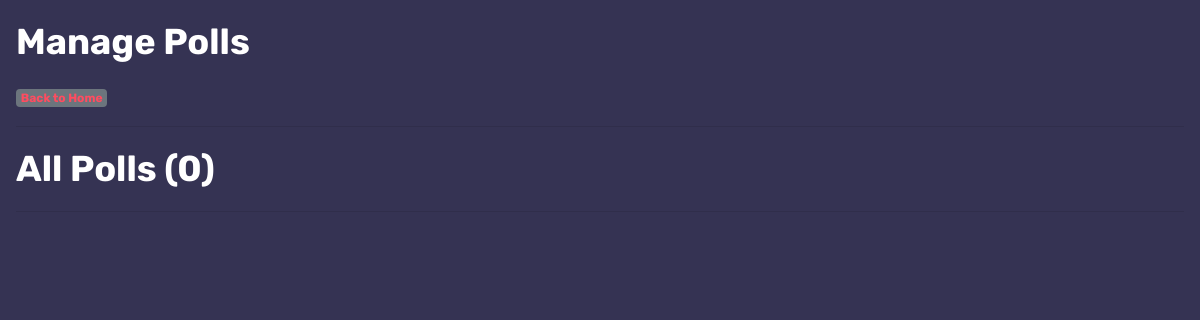
Page /poll/manage (signed in) on the earlier database version.
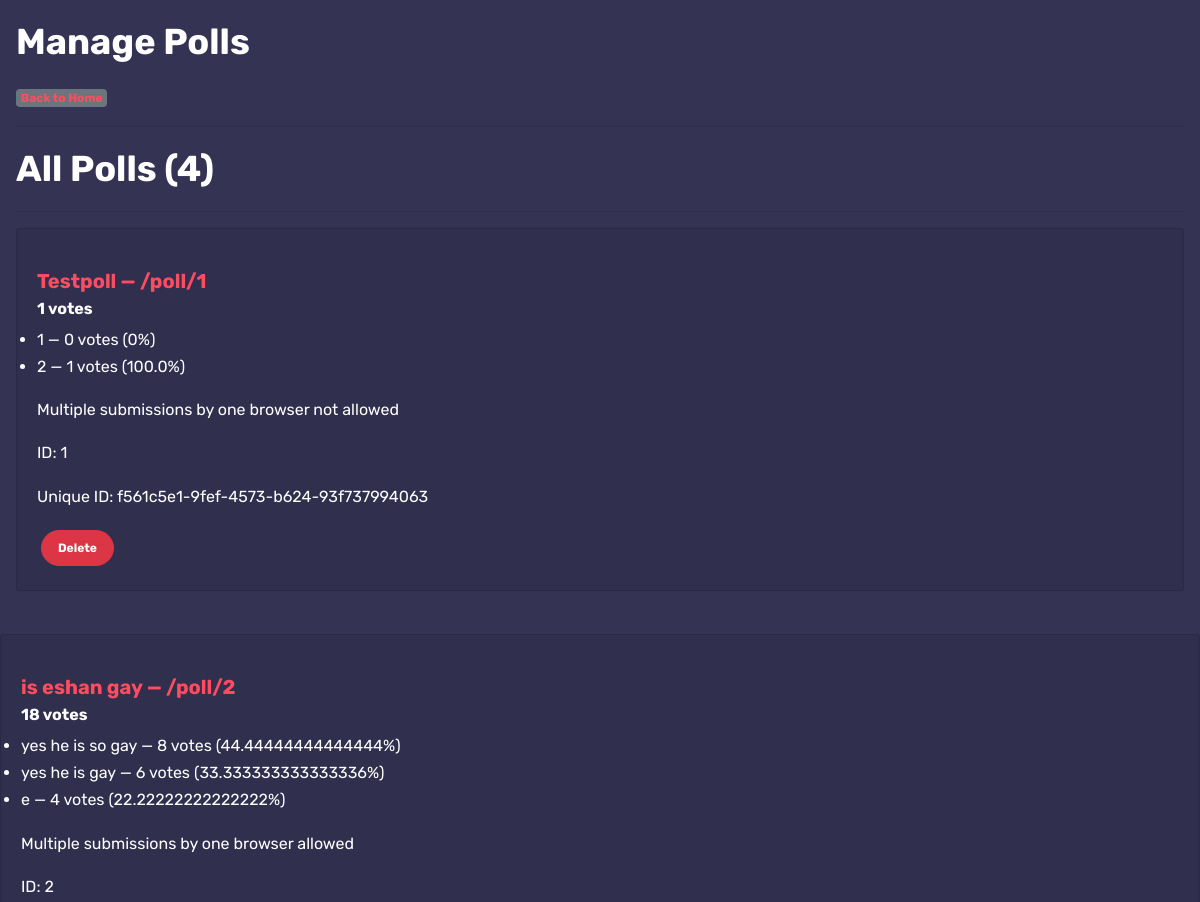
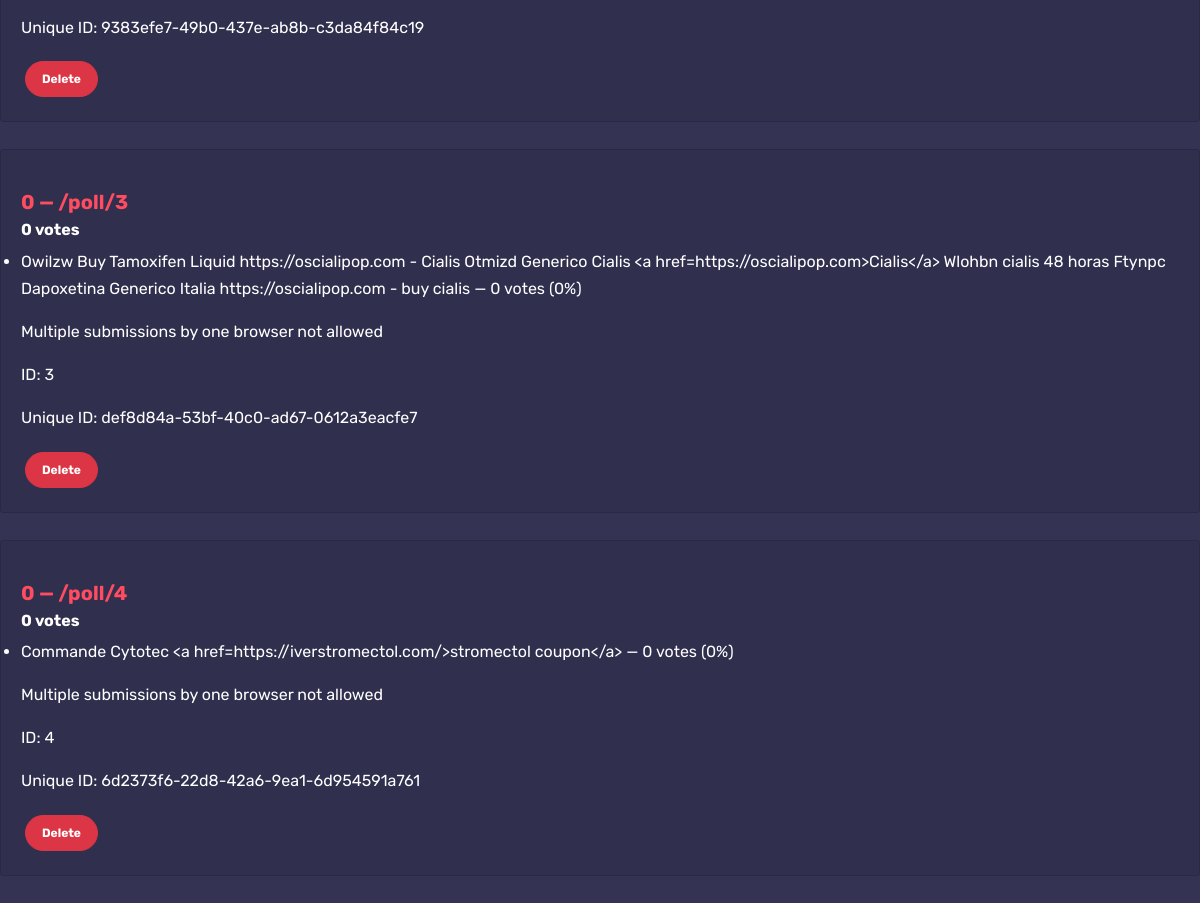
Same page on the later database version (2 pictures, top to bottom).
### app.py (models this page shows)
class Poll(db.Model):
    id = db.Column(db.Integer, primary_key=True)
    question = db.Column(db.Text, nullable=False)
    options = db.Column(db.Text, nullable=False)
    votes = db.Column(db.Text, nullable=False)
    unique_id = db.Column(db.Text, nullable=False)
    multiplesubs = db.Column(db.Boolean, nullable=False)

### app.py (the view)
@app.route('/poll/manage')
@login_required
def manage_polls():
    if current_user.username != 'Eshan':
        abort(403)
    polls = Poll.query.all()
    return render_template('manage.html', polls=polls, le=le)

### app.py (called while the page is built)
@login_manager.user_loader
def load_user(user_id):
    return User.query.get(int(user_id))

### templates/manage.html (shortened to what this page needs)
<!DOCTYPE html>
<html lang="en-US">
<head>
    <link rel="stylesheet" href="{{ url_for('static', filename='files/bootstrap.min.css') }}" type="text/css"
        media="all">
    <link rel="stylesheet" href="{{ url_for('static', filename='files/all.min.css') }}" type="text/css" media="all">
    <link rel="stylesheet" href="{{ url_for('static', filename='files/style.css') }}" type="text/css" media="all">
    <link rel="stylesheet" href="https://unpkg.com/aos@next/dist/aos.css" />
</head>
<body class="dark">
    <div class="m-3">
        <h1>Manage Polls
        </h1><a href="{{ url_for('poll_home') }}"><span class="badge bg-secondary">Back to Home</span></a>
        <hr>
        <h1>All Polls ({{ polls|length }})</h1>
        <hr>
        {% for poll in polls %}
        {% set li = le(poll.votes) %}
        {% set tot = li|sum %}
        <div class="card bg-dark">
            <div class="card-body">
                <h5 class="card-title"><a href="{{ url_for('poll', id=poll.id) }}" target="_blank">{{ poll.question }} —
                        {{
                        url_for('poll', id=poll.id) }}</a></h5>
                <h6 class="card-subtitle mb-2 link-secondary">{{ le(poll.votes)|sum
                    }} votes
                </h6>
                <ul>
                    {% for option in poll.options.split('||') %}
                    <li>{{ option }} — {{li[loop.index - 1]}} votes ({% if li[loop.index - 1] != 0 %}{{
                        100 / (tot /
                        li[loop.index - 1])
                        }}{% else %}0{% endif
                        %}%)</li>
                    {% endfor %}
                </ul>
                <p>Multiple submissions by one browser {% if not poll.multiplesubs %}not{% endif %} allowed
                </p>
                <p>ID: {{ poll.id }}</p>
                <p>Unique ID: {{ poll.unique_id }}</p>
                <a href="{{ url_for('delete_poll', id=poll.id) }}" class="btn btn-danger btn-sm m-1">Delete</a>
            </div>
        </div><br>
    </div>
    {% endfor %}
</body>
</html>

### static/files/style.css (style rules this page uses)
* { margin: 0; padding: 0; }
html { margin: 0 !important; overflow: auto !important; }
body { color: #5E5C7F; background-color: #F9F9FF; font-family: "Rubik", sans-serif; font-size: 16px; line-height: 1.7; overflow-x: hidden; -webkit-font-smoothing: antialiased; -moz-osx-font-smoothing: grayscale; }
h1, h2, h3, h4, h5, h6 { color: #454360; font-family: "Rubik", sans-serif; font-weight: 700; margin: 20px 0; }
h1 { font-size: 36px; }
a { color: #FF4C60; outline: 0; -webkit-transition: all 0.3s ease-in-out; -o-transition: all 0.3s ease-in-out; transition: all 0.3s ease-in-out; }
body.dark { color: #FFF; background-color: #353353; }
body.dark .bg-dark { background: #302f4e !important; }
body.dark h1, body.dark h2, body.dark h3, body.dark h4, body.dark h5, body.dark h6 { color: #FFF; }
.btn { border-radius: 30px; font-family: "Rubik", sans-serif; font-size: 16px; font-weight: 700; overflow: hidden; line-height: 1; padding: 12px 32px; position: relative; }
.btn-sm { padding: 17px 16px; font-size: 12px; line-height: 0; }

Differences in the rows shown:
added Poll: question "Testpoll", id "/poll/1", le "1", option "1" "2", li "0" "1", index "100.0", multiplesubs "not", id "1", unique_id "f561c5e1-9fef-4573-b624-93f737994063", shown under "All Polls (4)"
added Poll: question "is eshan gay", id "/poll/2", le "18", option "yes he is so gay" "yes he is gay" "e", li "8" "6" "4", index "44.44444444444444" "33.333333333333336" "22.22222222222222", id "2", unique_id "9383efe7-49b0-437e-ab8b-c3da84f84c19", shown under "All Polls (4)"
added Poll: question "0", id "/poll/3", le "0", options "Owilzw Buy Tamoxifen Liquid https://oscialipop.com - Cialis Otmizd Generico Cialis <a href=https://oscialipop.com>Cialis</a> Wlohbn cialis 48 horas Ftynpc Dapoxetina Generico Italia https://oscialipop.com - buy cialis", li "0", multiplesubs "not", id "3", unique_id "def8d84a-53bf-40c0-ad67-0612a3eacfe7"
added Poll: question "0", id "/poll/4", le "0", options "Commande Cytotec <a href=https://iverstromectol.com/>stromectol coupon</a>", li "0", multiplesubs "not", id "4", unique_id "6d2373f6-22d8-42a6-9ea1-6d954591a761"
Other differences:
{{ polls|length }}: "0" → "4"
